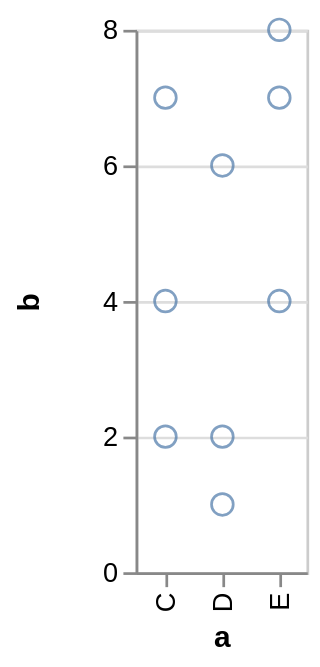

Describe this chart as a Vega-Lite specification.
### Vega specification from a JSON file in a GitHub repository (floating-point values rounded to 4 significant figures)
{"$schema": "https://vega.github.io/schema/vega/v3.0.json", "autosize": "pad", "padding": 5, "encode": {"update": {"stroke": {"value": "#ccc"}, "fill": {"value": "transparent"}}}, "data": [{"name": "source_0", "values": [{"a": "C", "b": 2}, {"a": "C", "b": 7}, {"a": "C", "b": 4}, {"a": "D", "b": 1}, {"a": "D", "b": 2}, {"a": "D", "b": 6}, {"a": "E", "b": 8}, {"a": "E", "b": 4}, {"a": "E", "b": 7}]}, {"name": "data_0", "source": "source_0", "transform": [{"type": "formula", "expr": "toNumber(datum[\"b\"])", "as": "b"}, {"type": "filter", "expr": "datum[\"b\"] !== null && !isNaN(datum[\"b\"])"}]}], "signals": [{"name": "plotname_x_step", "value": 21}, {"name": "width", "update": "bandspace(domain('plotname_x').length, 1, 0.5) * plotname_x_step"}, {"name": "height", "update": "200"}], "marks": [{"name": "plotname_marks", "type": "symbol", "role": "point", "from": {"data": "data_0"}, "encode": {"update": {"x": {"scale": "plotname_x", "field": "a"}, "y": {"scale": "plotname_y", "field": "b"}, "stroke": {"value": "#4c78a8"}, "fill": {"value": "transparent"}, "opacity": {"value": 0.7}}}}], "scales": [{"name": "plotname_x", "type": "point", "domain": {"data": "data_0", "field": "a", "sort": true}, "range": {"step": {"signal": "plotname_x_step"}}, "round": true, "padding": 0.5}, {"name": "plotname_y", "type": "linear", "domain": {"data": "data_0", "field": "b"}, "range": [{"signal": "height"}, 0], "round": true, "nice": true, "zero": true}], "axes": [{"scale": "plotname_x", "orient": "bottom", "title": "a", "zindex": 1, "encode": {"labels": {"update": {"angle": {"value": 270}, "align": {"value": "right"}, "baseline": {"value": "middle"}}}}}, {"scale": "plotname_y", "labelOverlap": true, "orient": "left", "tickCount": {"signal": "ceil(height/40)"}, "title": "b", "zindex": 1}, {"scale": "plotname_y", "domain": false, "grid": true, "labels": false, "maxExtent": 0, "minExtent": 0, "orient": "left", "tickCount": {"signal": "ceil(height/40)"}, "ticks": false, "zindex": 0, "gridScale": "plotname_x"}], "config": {"axis": {"domainColor": "#888", "tickColor": "#888"}, "axisY": {"minExtent": 30}}}
